Frame 1 (no input): blank canvas, image omitted
Frame 60 (the mouse pressed at the canvas centre just before this capture): blank canvas, image omitted
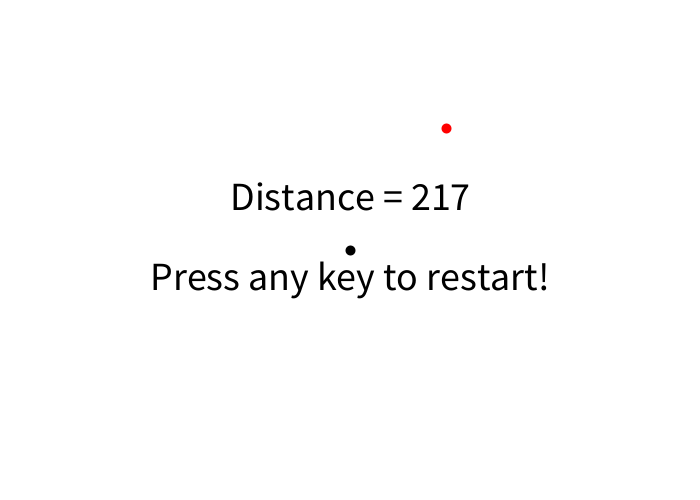
Frame 120 (the mouse held since frame 60 and released just before this capture)

The Processing sketch whose frames 1 and 60 were blank and that drew this single picture after the mouse press (run headless with seeded random() and noise(); from frame 60 on, the mouse is pressed at the canvas centre):

// Processing sketch: MouseGame
// ── MouseGame.pde
PVector goalPosition;
PVector position;
boolean pressed;
int size = 10;

void setup() 
{
	size(700, 500);
	strokeWeight(size);
	startup();
}

void draw() 
{
	if (mousePressed && !pressed) pressButton();
	if (keyPressed && !mousePressed && pressed) startup();	
}

void startup() 
{
	position = new PVector(0, 0);
	goalPosition = new PVector(random(width - size), random(height - size/2));
	background(255);
	stroke(255, 0, 0);
	point(goalPosition.x, goalPosition.y);
	pressed = false;
}

void pressButton() 
{
	position = new PVector(mouseX, mouseY);

	stroke(0);
	point(position.x, position.y);
	float distance = abs(position.x - goalPosition.x) + abs(position.y - goalPosition.y);

	fill(0);
	textSize(40);
	textAlign(CENTER);
	text("Distance = " + (int)distance, width/2, height/2 - 40);
	text("Press any key to restart!", width/2, height/2 + 40);

	pressed = true;
}
